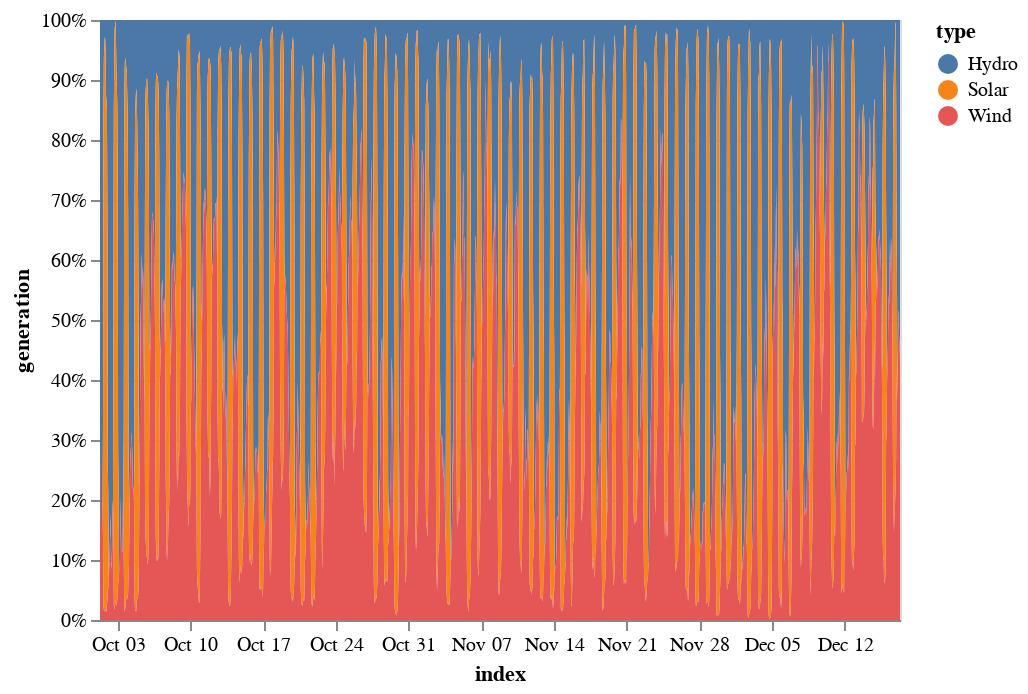

Notebook code cell kept with this figure:
### Code cell
import altair as alt
from vega_datasets import data

alt.data_transformers.disable_max_rows()
# source = (df_generation_dev
#           #.set_index('index')
#           .assign(total = lambda x: x.hydro_MWh + x.solar_MWh + x.wind_MWh)
#           .rename(columns={'total':'Generation'})
#           )

source = pd.concat(
        [
            df_generation_dev[['index','hydro_MWh']].rename(columns={'hydro_MWh':'generation'}).assign(type='Hydro'),
            df_generation_dev[['index','solar_MWh']].rename(columns={'solar_MWh':'generation'}).assign(type='Solar'),
            df_generation_dev[['index','wind_MWh']].rename(columns={'wind_MWh':'generation'}).assign(type='Wind'),
        ]
    )

alt.Chart(source).mark_area().encode(
    x="index:T",
    y=alt.Y("generation:Q", stack="normalize"),
    color="type:N"
)

### Figure 1 — Vega-Lite specification as saved in the notebook (floating-point values rounded to 4 significant figures; data arrays with more than 128 entries replaced by an {"elided": "..."} marker saying what was removed)
{"config": {"view": {"continuousWidth": 400, "continuousHeight": 300}}, "data": {"name": "data-7bda4dfabfade899fd3b86444ae8b3f9"}, "mark": "area", "encoding": {"color": {"type": "nominal", "field": "type"}, "x": {"type": "temporal", "field": "index"}, "y": {"type": "quantitative", "field": "generation", "stack": "normalize"}}, "$schema": "https://vega.github.io/schema/vega-lite/v4.8.1.json", "datasets": {"data-7bda4dfabfade899fd3b86444ae8b3f9": {"elided": "5550 records"}}}
